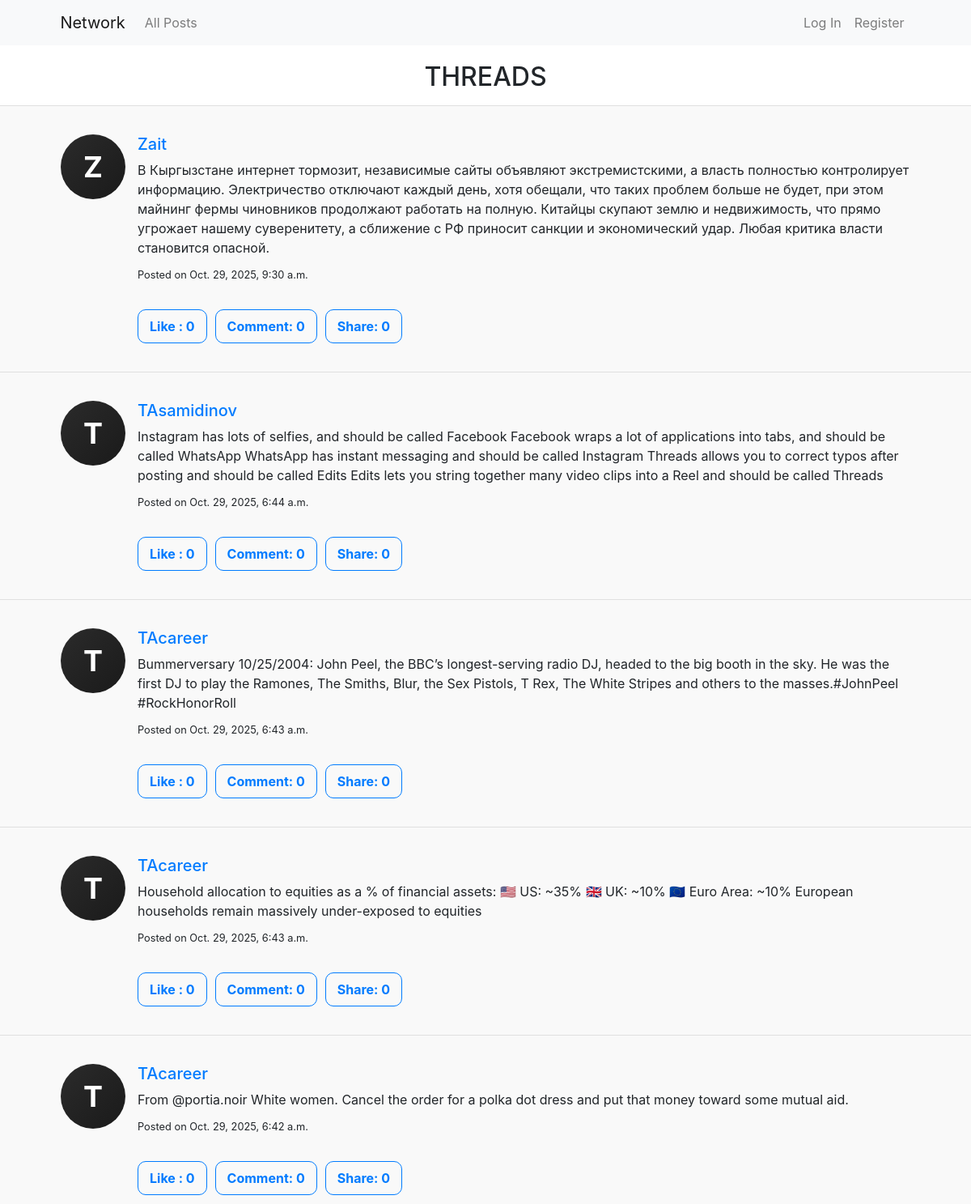
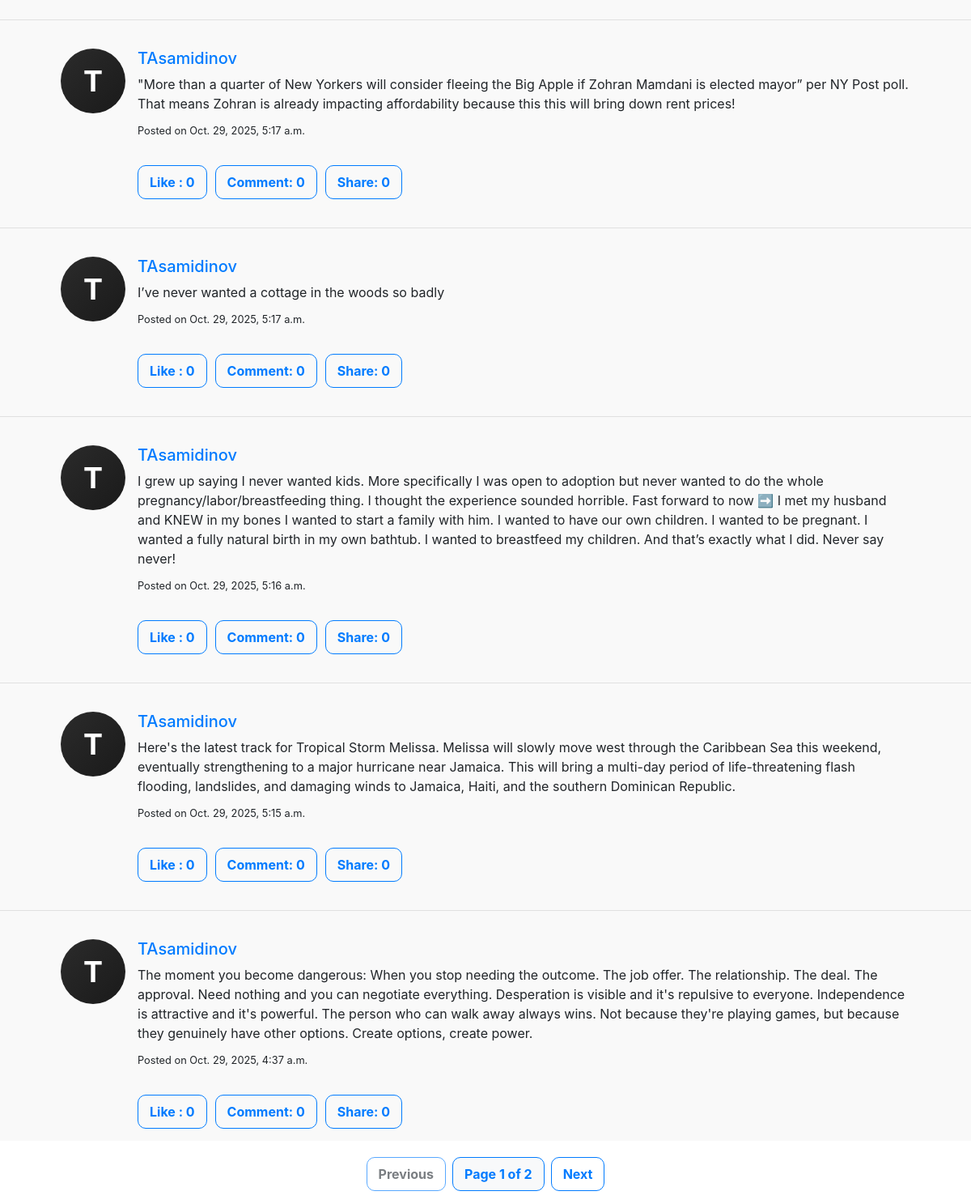
The app's page /, older data (2 pictures, top to bottom).
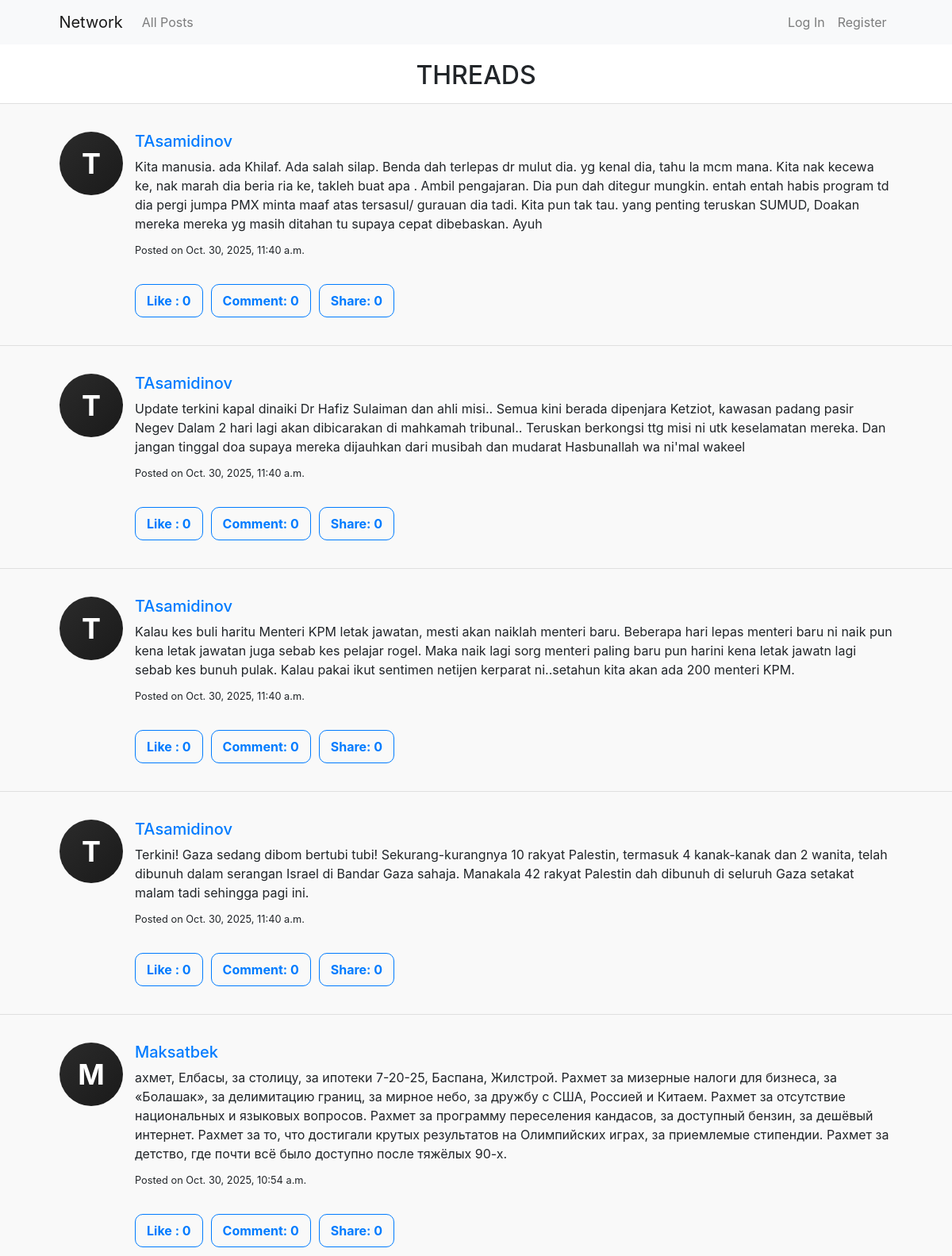
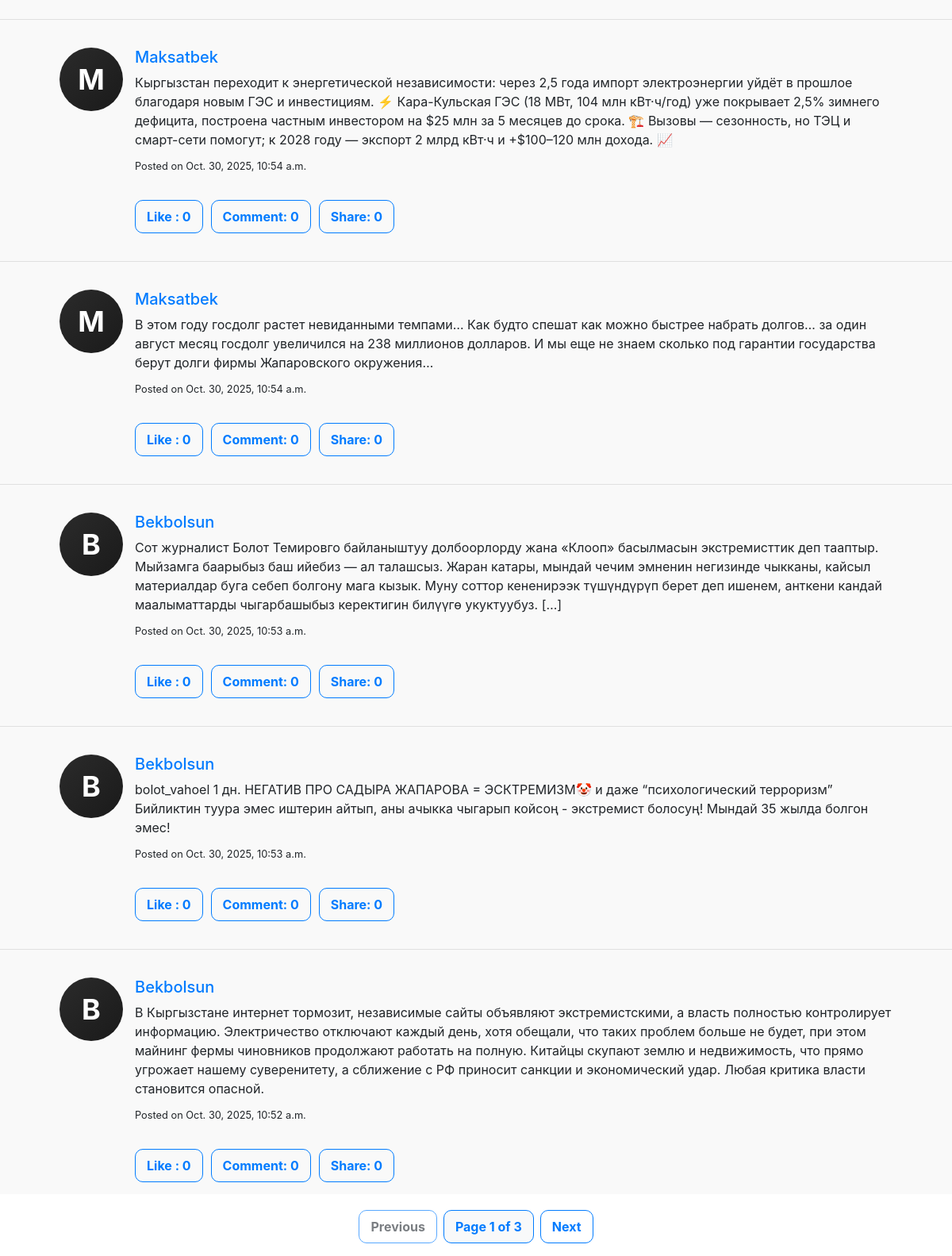
The same page, newer data (2 pictures, top to bottom).
### network/models.py (models this page shows, shortened)
class Post(models.Model):
    author = models.ForeignKey(User, on_delete=models.CASCADE, related_name="posts")
    content = models.TextField()
    timestamp = models.DateTimeField(auto_now_add=True)
    likes = models.IntegerField(default=0)
    liked_by = models.ManyToManyField(User, related_name="liked_posts", blank=True)

class User(AbstractUser):
    followers = models.ManyToManyField(
        'self',
        symmetrical=False,
        related_name='following',
        through='Follow',
        through_fields=('to_user', 'from_user'),
        blank=True,
    )

### network/views.py (the view)
# urls.py: path("", views.index, name="index"),
def index(request):
    posts_qs = Post.objects.all().order_by("-timestamp")
    paginator = Paginator(posts_qs, 10)
    page_number = request.GET.get("page", 1)
    page_obj = paginator.get_page(page_number)
    return render(request, "network/index.html", {
        "page_obj": page_obj
    })

### network/templates/network/index.html (shortened to what this page needs)
{% extends "network/layout.html" %}
{% load static %}
{% block body %}
<h2 class="threads">THREADS</h2>
<div id="posts-area" class="posts-area">
  {% for post in page_obj %}
    <hr>
    <div class="post-card mx-auto" data-post-id="{{ post.id }}">
      <div class="post-left">
        <div class="post-avatar">
          <span>{{ post.author.username|slice:":1"|upper }}</span>
        </div>
      </div>
      <div class="post-right">
        <h5>
          <a href="{% url 'profile' post.author.username %}">
            {{ post.author.username }}
          </a>
        </h5>
        <p class="post-content" id="content-{{ post.id }}">{{ post.content }}</p>
        <small>Posted on {{ post.timestamp }}</small>
        <br><br>
        <div class="post-actions mt-2 d-flex gap-2">
          <button
            class="btn btn-outline-primary like-btn {% if user in post.liked_by.all %}active{% endif %}"
            data-post-id="{{ post.id }}">
            {% if user in post.liked_by.all %}
              Unlike
            {% else %}
              Like
            {% endif %}
            : <span id="like-count-{{ post.id }}">{{ post.liked_by.count }}</span>
          </button>
          <button class="btn btn-outline-primary">Comment: 0</button>
          <button class="btn btn-outline-primary">Share: 0</button>
        </div>
      </div>
    </div>
  {% empty %}
    <p>No posts available.</p>
  {% endfor %}
</div>
<nav aria-label="Posts pagination">
  <ul class="pagination justify-content-center mt-3">
    {% if page_obj.has_previous %}
      <li class="page-item">
        <a class="btn btn-outline-primary mx-1 " href="?page={{ page_obj.previous_page_number }}">
          Previous
        </a>
      </li>
    {% else %}
      <li class="page-item">
        <span class="btn btn-outline-primary text-dark mx-1 disabled">
          Previous
        </span>
      </li>
    {% endif %}
    <li class="page-item disabled">
      <span class="btn btn-light border-primary text-primary mx-1">
        Page {{ page_obj.number }} of {{ page_obj.paginator.num_pages }}
      </span>
    </li>
    {% if page_obj.has_next %}
      <li class="page-item">
        <a class="btn btn-outline-primary mx-1" href="?page={{ page_obj.next_page_number }}">
          Next
        </a>
      </li>
    {% else %}
      <li class="page-item">
        <span class="btn btn-outline-primary text-dark mx-1 disabled">
          Next
        </span>
      </li>
    {% endif %}
  </ul>
</nav>
{% endblock %}

Row changes from the older to the newer data that the page shows:
no longer on this page (row unchanged): Post: author.username "Z", author.username "Zait", content "В Кыргызстане интернет тормозит, независимые сайты объявляют экстремистскими, а власть полностью контролирует информацию. Электричество отключают каждый день, хотя обещали, что таких проблем больше не будет, при этом майнинг фермы чиновников продолжают работать на полную. Китайцы скупают землю и недвижимость, что прямо угрожает нашему суверенитету, а сближение с РФ приносит санкции и экономический удар. Любая критика власти становится опасной.", timestamp "Oct. 29, 2025, 9:30 a.m.", shows "Like", liked_by.count "0"
no longer on this page (row unchanged): Post: author.username "T", author.username "TAsamidinov", content "Instagram has lots of selfies, and should be called Facebook Facebook wraps a lot of applications into tabs, and should be called WhatsApp WhatsApp has instant messaging and should be called Instagram Threads allows you to correct typos after posting and should be called Edits Edits lets you string together many video clips into a Reel and should be called Threads", timestamp "Oct. 29, 2025, 6:44 a.m.", shows "Like", liked_by.count "0"
no longer on this page (row unchanged): Post: author.username "T", author.username "TAcareer", content "Bummerversary 10/25/2004: John Peel, the BBC’s longest-serving radio DJ, headed to the big booth in the sky. He was the first DJ to play the Ramones, The Smiths, Blur, the Sex Pistols, T Rex, The White Stripes and others to the masses.#JohnPeel #RockHonorRoll", timestamp "Oct. 29, 2025, 6:43 a.m.", shows "Like", liked_by.count "0"
no longer on this page (row unchanged): Post: author.username "T", author.username "TAcareer", content "Household allocation to equities as a % of financial assets: 🇺🇸 US: ~35% 🇬🇧 UK: ~10% 🇪🇺 Euro Area: ~10% European households remain massively under-exposed to equities", timestamp "Oct. 29, 2025, 6:43 a.m.", shows "Like", liked_by.count "0"
no longer on this page (row unchanged): Post: author.username "T", author.username "TAcareer", content "From @portia.noir White women. Cancel the order for a polka dot dress and put that money toward some mutual aid.", timestamp "Oct. 29, 2025, 6:42 a.m.", shows "Like", liked_by.count "0"
no longer on this page (row unchanged): Post: author.username "T", author.username "TAsamidinov", content "\"More than a quarter of New Yorkers will consider fleeing the Big Apple if Zohran Mamdani is elected mayor” per NY Post poll. That means Zohran is already impacting affordability because this this will bring down rent prices!", timestamp "Oct. 29, 2025, 5:17 a.m.", shows "Like", liked_by.count "0"
no longer on this page (row unchanged): Post: author.username "T", author.username "TAsamidinov", content "I’ve never wanted a cottage in the woods so badly", timestamp "Oct. 29, 2025, 5:17 a.m.", shows "Like", liked_by.count "0"
no longer on this page (row unchanged): Post: author.username "T", author.username "TAsamidinov", content "I grew up saying I never wanted kids. More specifically I was open to adoption but never wanted to do the whole pregnancy/labor/breastfeeding thing. I thought the experience sounded horrible. Fast forward to now ➡️ I met my husband and KNEW in my bones I wanted to start a family with him. I wanted to have our own children. I wanted to be pregnant. I wanted a fully natural birth in my own bathtub. I wanted to breastfeed my children. And that’s exactly what I did. Never say never!", timestamp "Oct. 29, 2025, 5:16 a.m.", shows "Like", liked_by.count "0"
no longer on this page (row unchanged): Post: author.username "T", author.username "TAsamidinov", content "Here's the latest track for Tropical Storm Melissa. Melissa will slowly move west through the Caribbean Sea this weekend, eventually strengthening to a major hurricane near Jamaica. This will bring a multi-day period of life-threatening flash flooding, landslides, and damaging winds to Jamaica, Haiti, and the southern Dominican Republic.", timestamp "Oct. 29, 2025, 5:15 a.m.", shows "Like", liked_by.count "0"
no longer on this page (row unchanged): Post: author.username "T", author.username "TAsamidinov", content "The moment you become dangerous: When you stop needing the outcome. The job offer. The relationship. The deal. The approval. Need nothing and you can negotiate everything. Desperation is visible and it's repulsive to everyone. Independence is attractive and it's powerful. The person who can walk away always wins. Not because they're playing games, but because they genuinely have other options. Create options, create power.", timestamp "Oct. 29, 2025, 4:37 a.m.", shows "Like", liked_by.count "0"
added Post: author.username "T", author.username "TAsamidinov", content "Kita manusia. ada Khilaf. Ada salah silap. Benda dah terlepas dr mulut dia. yg kenal dia, tahu la mcm mana. Kita nak kecewa ke, nak marah dia beria ria ke, takleh buat apa . Ambil pengajaran. Dia pun dah ditegur mungkin. entah entah habis program td dia pergi jumpa PMX minta maaf atas tersasul/ gurauan dia tadi. Kita pun tak tau. yang penting teruskan SUMUD, Doakan mereka mereka yg masih ditahan tu supaya cepat dibebaskan. Ayuh", timestamp "Oct. 30, 2025, 11:40 a.m.", shows "Like", liked_by.count "0"
added Post: author.username "T", author.username "TAsamidinov", content "Update terkini kapal dinaiki Dr Hafiz Sulaiman dan ahli misi.. Semua kini berada dipenjara Ketziot, kawasan padang pasir Negev Dalam 2 hari lagi akan dibicarakan di mahkamah tribunal.. Teruskan berkongsi ttg misi ni utk keselamatan mereka. Dan jangan tinggal doa supaya mereka dijauhkan dari musibah dan mudarat Hasbunallah wa ni'mal wakeel", timestamp "Oct. 30, 2025, 11:40 a.m.", shows "Like", liked_by.count "0"
added Post: author.username "T", author.username "TAsamidinov", content "Kalau kes buli haritu Menteri KPM letak jawatan, mesti akan naiklah menteri baru. Beberapa hari lepas menteri baru ni naik pun kena letak jawatan juga sebab kes pelajar rogel. Maka naik lagi sorg menteri paling baru pun harini kena letak jawatn lagi sebab kes bunuh pulak. Kalau pakai ikut sentimen netijen kerparat ni..setahun kita akan ada 200 menteri KPM.", timestamp "Oct. 30, 2025, 11:40 a.m.", shows "Like", liked_by.count "0"
added Post: author.username "T", author.username "TAsamidinov", content "Terkini! Gaza sedang dibom bertubi tubi! Sekurang-kurangnya 10 rakyat Palestin, termasuk 4 kanak-kanak dan 2 wanita, telah dibunuh dalam serangan Israel di Bandar Gaza sahaja. Manakala 42 rakyat Palestin dah dibunuh di seluruh Gaza setakat malam tadi sehingga pagi ini.", timestamp "Oct. 30, 2025, 11:40 a.m.", shows "Like", liked_by.count "0"
added Post: author.username "M", author.username "Maksatbek", content "ахмет, Елбасы, за столицу, за ипотеки 7-20-25, Баспана, Жилстрой. Рахмет за мизерные налоги для бизнеса, за «Болашак», за делимитацию границ, за мирное небо, за дружбу с США, Россией и Китаем. Рахмет за отсутствие национальных и языковых вопросов. Рахмет за программу переселения кандасов, за доступный бензин, за дешёвый интернет. Рахмет за то, что достигали крутых результатов на Олимпийских играх, за приемлемые стипендии. Рахмет за детство, где почти всё было доступно после тяжёлых 90-х.", timestamp "Oct. 30, 2025, 10:54 a.m.", shows "Like", liked_by.count "0"
added Post: author.username "M", author.username "Maksatbek", content "Кыргызстан переходит к энергетической независимости: через 2,5 года импорт электроэнергии уйдёт в прошлое благодаря новым ГЭС и инвестициям. ⚡ Кара-Кульская ГЭС (18 МВт, 104 млн кВт·ч/год) уже покрывает 2,5% зимнего дефицита, построена частным инвестором на $25 млн за 5 месяцев до срока. 🏗️ Вызовы — сезонность, но ТЭЦ и смарт-сети помогут; к 2028 году — экспорт 2 млрд кВт·ч и +$100–120 млн дохода. 📈", timestamp "Oct. 30, 2025, 10:54 a.m.", shows "Like", liked_by.count "0"
added Post: author.username "M", author.username "Maksatbek", content "В этом году госдолг растет невиданными темпами… Как будто спешат как можно быстрее набрать долгов… за один август месяц госдолг увеличился на 238 миллионов долларов. И мы еще не знаем сколько под гарантии государства берут долги фирмы Жапаровского окружения…", timestamp "Oct. 30, 2025, 10:54 a.m.", shows "Like", liked_by.count "0"
added Post: author.username "B", author.username "Bekbolsun", content "Сот журналист Болот Темировго байланыштуу долбоорлорду жана «Клооп» басылмасын экстремисттик деп тааптыр. Мыйзамга баарыбыз баш ийебиз — ал талашсыз. Жаран катары, мындай чечим эмненин негизинде чыкканы, кайсыл материалдар буга себеп болгону мага кызык. Муну соттор кененирээк түшүндүрүп берет деп ишенем, анткени кандай маалыматтарды чыгарбашыбыз керектигин билүүгө укуктуубуз. […]", timestamp "Oct. 30, 2025, 10:53 a.m.", shows "Like", liked_by.count "0"
added Post: author.username "B", author.username "Bekbolsun", content "bolot_vahoel 1 дн. НЕГАТИВ ПРО САДЫРА ЖАПАРОВА = ЭСКТРЕМИЗМ🤡 и даже “психологический терроризм” Бийликтин туура эмес иштерин айтып, аны ачыкка чыгарып койсоң - экстремист болосуң! Мындай 35 жылда болгон эмес!", timestamp "Oct. 30, 2025, 10:53 a.m.", shows "Like", liked_by.count "0"
added Post: author.username "B", author.username "Bekbolsun", content "В Кыргызстане интернет тормозит, независимые сайты объявляют экстремистскими, а власть полностью контролирует информацию. Электричество отключают каждый день, хотя обещали, что таких проблем больше не будет, при этом майнинг фермы чиновников продолжают работать на полную. Китайцы скупают землю и недвижимость, что прямо угрожает нашему суверенитету, а сближение с РФ приносит санкции и экономический удар. Любая критика власти становится опасной.", timestamp "Oct. 30, 2025, 10:52 a.m.", shows "Like", liked_by.count "0"
Text that changed along with them:
{{ page_obj.paginator.num_pages }}: "2" → "3"
